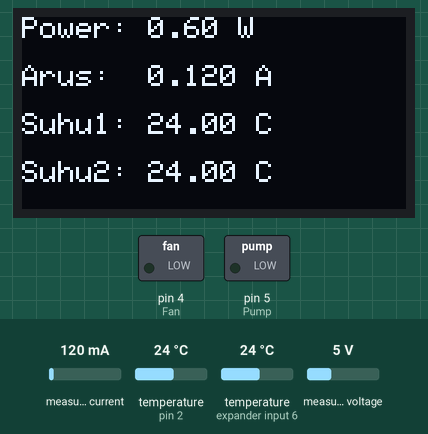
The sketch below on a simulated Arduino Uno, built with avr-gcc and run on an emulated ATmega328P. Parts: 128×64 one-colour display, switched loads named in the sketch (green lamp = pin HIGH). The test bench sets the inputs (shaded band); at power-on: measured current 120 mA, temperature (sensors on pin 2, expander input 6) 24 °C, measured voltage 5 V. What the sketch prints to the serial monitor is not drawn.

Above: at 2.4 s.
2.5 s: measured current set to 40 mA
At 4.8 s:
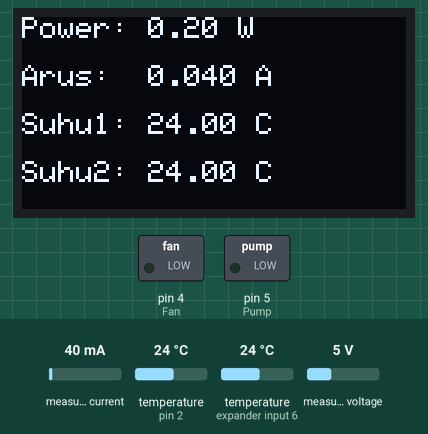
5.2 s: temperature (sensor on pin 2) set to 12 °C
At 6.8 s:
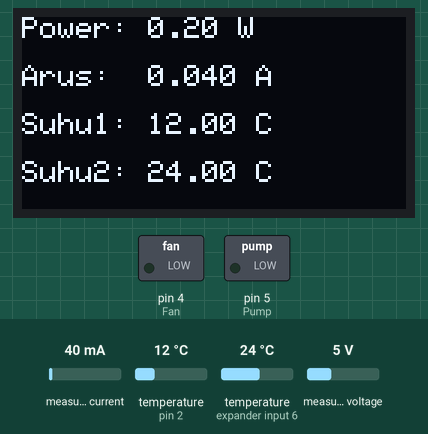
7.2 s: temperature (sensor on expander input 6) set to 12 °C
At 7.8 s:
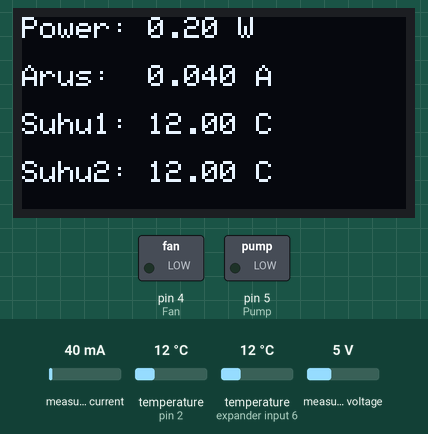
9.2 s: measured voltage set to 0.3 V
At 12.0 s:
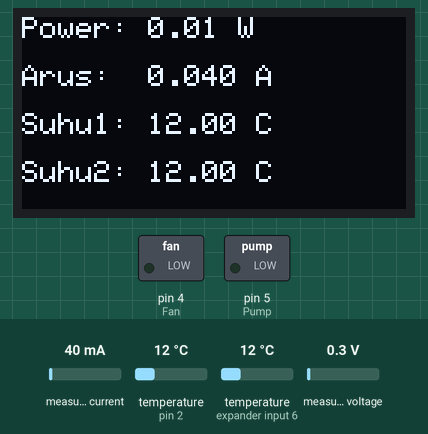
12.4 s: temperature (sensor on pin 2) set to 19 °C
14.4 s: temperature (sensor on expander input 6) set to 19 °C
At 15.0 s:
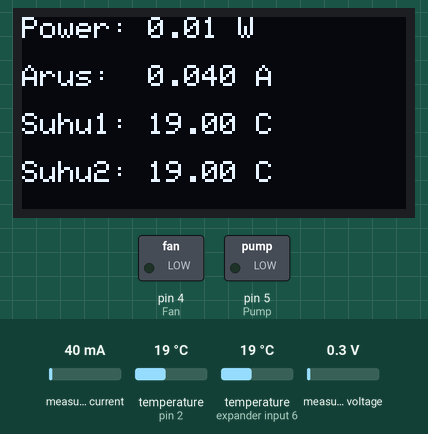
Timing chart, 0 to 17.4 s (numbered marks = the images above; inputs shaded):
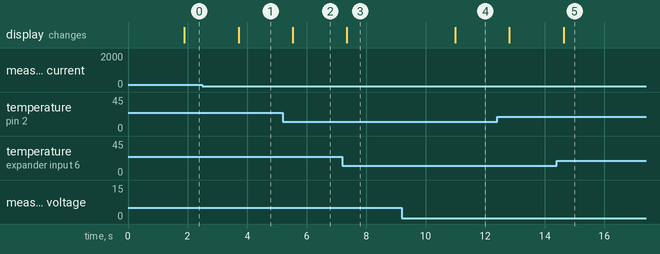

Measured:
- after the input at 2.5 s, the display: changes after 1.2 s (image 1)
- after the input at 5.2 s, the display: changes after 0.33 s (image 2)
- after the input at 7.2 s, the display: changes after 0.15 s (image 3)
- after the input at 9.2 s, the display: changes after 1.8 s (image 4)
- after the input at 14.4 s, the display: changes after 0.23 s (image 5)

The sketch:

sketch_jun21a_on-off.ino
```cpp
#include <Wire.h>
#include <Adafruit_INA219.h>
#include <OneWire.h>
#include <DallasTemperature.h>
#include <Adafruit_GFX.h>
#include <Adafruit_SSD1306.h>

#define ONE_WIRE_BUS 2

const int Pump = 5;
const int Fan = 4;

Adafruit_INA219 ina219;
OneWire oneWire(ONE_WIRE_BUS);
DallasTemperature sensors(&oneWire);

// Alamat sensor DS18B20
DeviceAddress sensor1 = { 0x28, 0x5C, 0xF9, 0x6A, 0x00, 0x00, 0x00, 0x93 };
DeviceAddress sensor2 = { 0x28, 0xDB, 0x57, 0x2C, 0x00, 0x00, 0x00, 0x84 };

#define SCREEN_WIDTH 128
#define SCREEN_HEIGHT 64
#define OLED_RESET -1
#define SSD1306_I2C_ADDRESS 0x3C
Adafruit_SSD1306 display(SCREEN_WIDTH, SCREEN_HEIGHT, &Wire, OLED_RESET);

// Status pompa
bool pompaAktif = false;

void setup(void) {
  Serial.begin(9600);
  sensors.begin();

  pinMode(Pump, OUTPUT);
  pinMode(Fan, OUTPUT);
  digitalWrite(Pump, LOW); // kondisi awal mati
  digitalWrite(Fan, LOW);  // opsional, matikan fan awal

  while (!Serial) {
    delay(1);
  }

  if (!ina219.begin()) {
    Serial.println("INA219 tidak ditemukan!");
    tampilkanError("INA219 tidak ditemukan!");
    while (1) delay(10);
  }

  if (!display.begin(SSD1306_I2C_ADDRESS, 0x3C)) {
    Serial.println("OLED gagal!");
    while (1);
  }

  display.clearDisplay();
  display.setTextSize(1);
  display.setTextColor(SSD1306_WHITE);
  display.setCursor(0, 0);
  display.println("Inisialisasi OK");
  display.display();
  delay(1000);
}

void loop(void) {
  sensors.requestTemperatures();
  float suhu1 = sensors.getTempC(sensor1);
  float suhu2 = sensors.getTempC(sensor2);

  float shuntvoltage = ina219.getShuntVoltage_mV();
  float busvoltage = ina219.getBusVoltage_V();
  float current_mA = ina219.getCurrent_mA();
  float loadvoltage = busvoltage + (shuntvoltage / 1000.0);
  float power_mW = ina219.getPower_mW();

  float arus_A = current_mA / 1000.0;
  float daya_W = power_mW / 1000.0;

  // === Logika Kontrol Pompa Berdasarkan Suhu Sensor2 ===
  if (suhu2 > 50.0 && !pompaAktif) {
    digitalWrite(Pump, HIGH);
    digitalWrite(Fan, HIGH);
    pompaAktif = true;
//    Serial.println("Pompa AKTIF (Suhu > 50)");
  } else if (suhu2 < 40.0 && pompaAktif) {
    digitalWrite(Pump, LOW);
    digitalWrite(Fan, LOW);
    pompaAktif = false;
//    Serial.println("Pompa MATI (Suhu < 40)");
  }

  // Kirim ke Serial
  Serial.print(arus_A, 3); Serial.print(",");
  Serial.print(suhu1, 2); Serial.print(",");
  Serial.println(suhu2, 2);

  display.clearDisplay();
  display.setCursor(0, 0);
  display.print("Power: "); display.print(daya_W, 2); display.println(" W");
  display.println(" ");
  display.print("Arus:  "); display.print(arus_A, 3); display.println(" A");
  display.println(" ");
  display.print("Suhu1: "); display.print(suhu1, 2); display.println(" C");
  display.println(" ");
  display.print("Suhu2: "); display.print(suhu2, 2); display.println(" C");
  display.display();

  delay(1000);
}

void tampilkanError(String pesan) {
  display.clearDisplay();
  display.setTextSize(1);
  display.setTextColor(SSD1306_WHITE);
  display.setCursor(0, 0);
  display.println(pesan);
  display.display();
}
```
